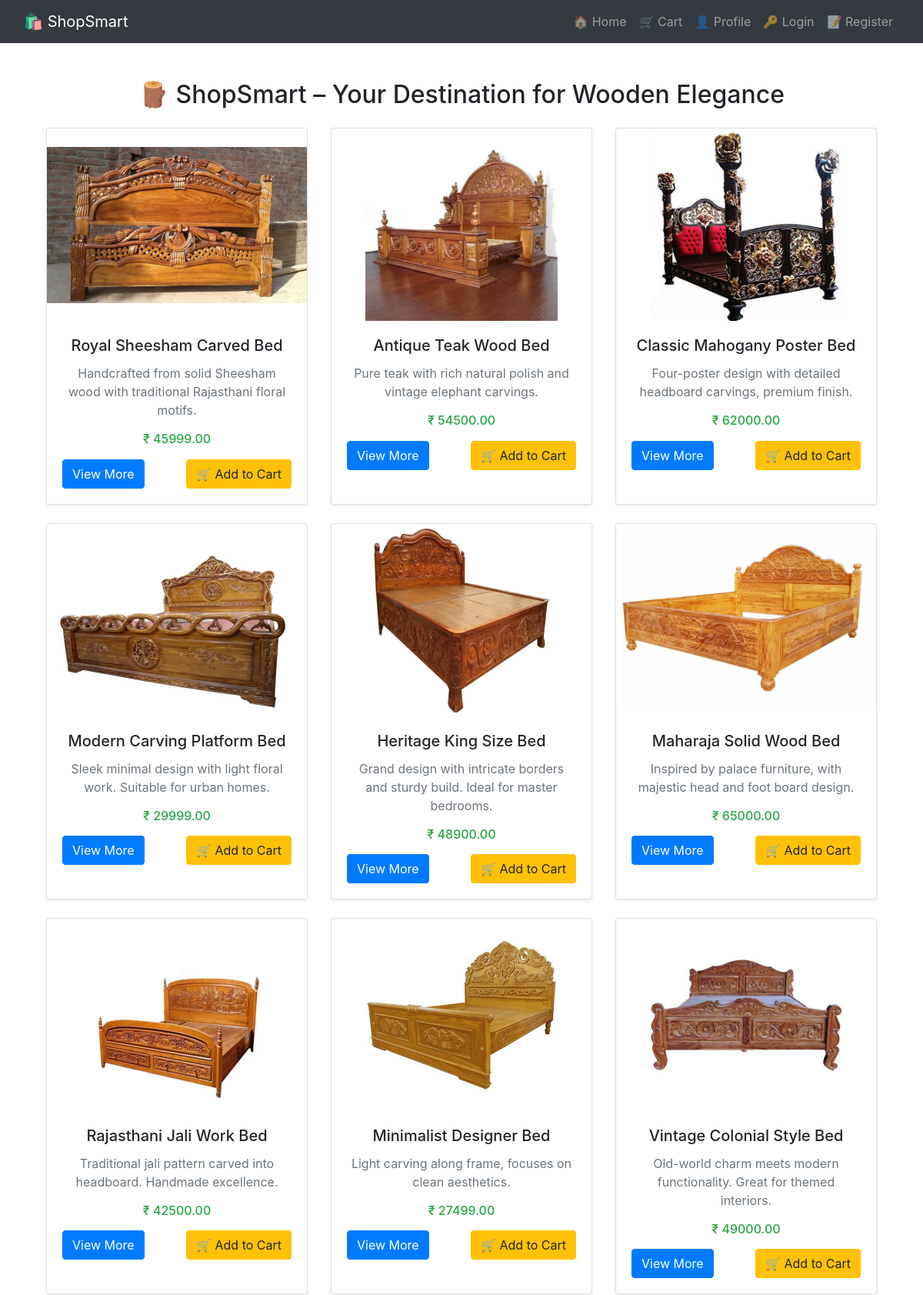
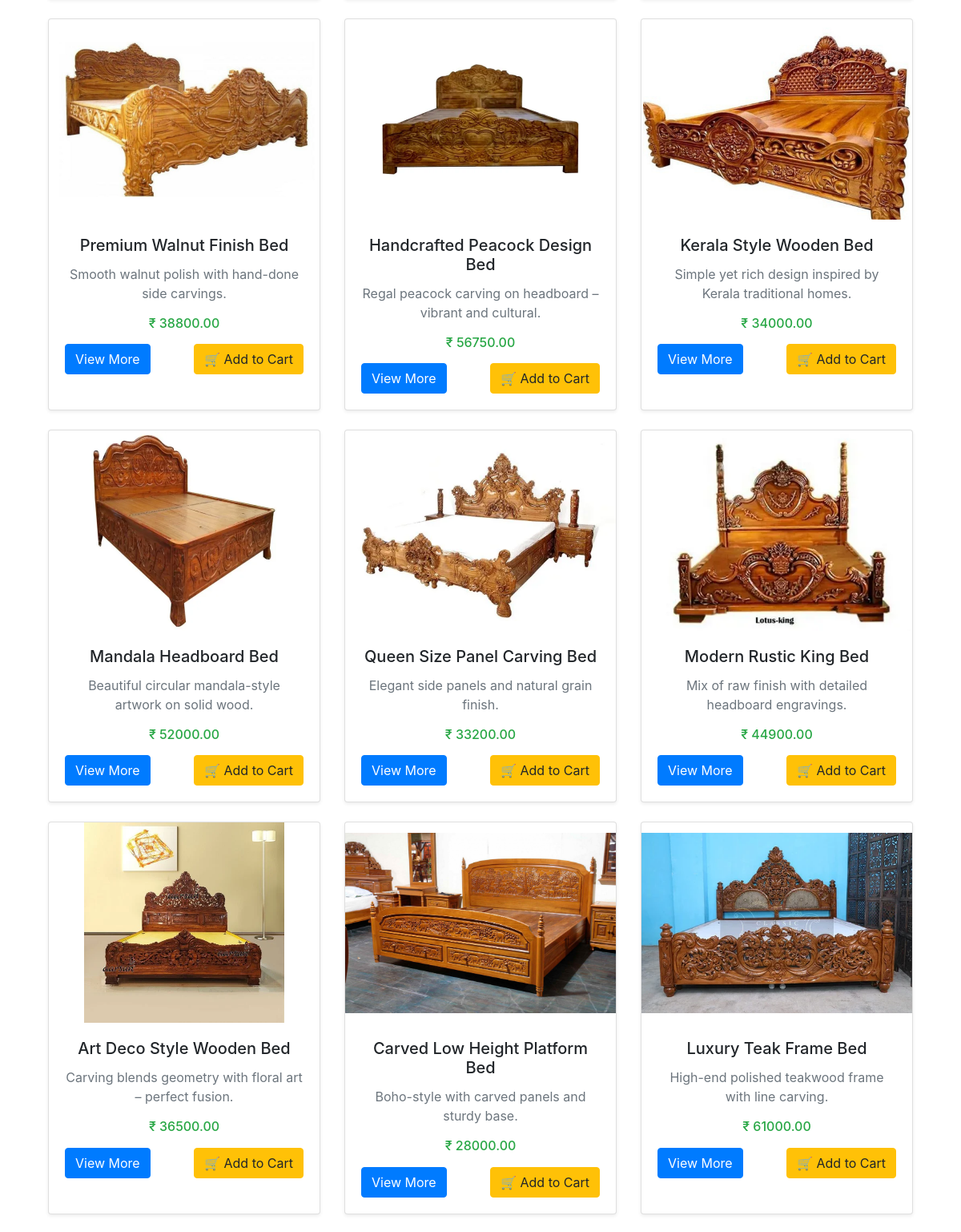
The page / (upper part) on the database its author committed (2 pictures, top to bottom).
### storeapp/models.py (models this page shows, shortened)
class Product(models.Model):
    name = models.CharField(max_length=100)
    description = models.TextField()
    price = models.DecimalField(max_digits=10, decimal_places=2)
    image = models.ImageField(upload_to='product_images/')
    created_at = models.DateTimeField(auto_now_add=True)  # ✅ Add this line

### storeapp/views.py (the view)
# urls.py: 2. Add a URL to urlpatterns:  path('', views.home, name='home')
def home(request):
    products = Product.objects.all()
    return render(request, 'store/home.html', {'products': products})

### storeapp/templates/store/home.html (shortened to what this page needs)
<!DOCTYPE html>
<html lang="en">
<head>
    <link href="https://cdn.jsdelivr.net/npm/bootstrap@5.3.2/dist/css/bootstrap.min.css" rel="stylesheet">
</head>
<body>
{% extends 'base.html' %}
{% block content %}
<div class="container mt-5">
    <h2 class="text-center mb-4">🪵 ShopSmart – Your Destination for Wooden Elegance</h2>
    <div class="row">
        {% for product in products %}
        <div class="col-md-4 mb-4">
            <div class="card h-100 shadow-sm">
                <img src="{{ product.image.url }}" class="card-img-top" alt="{{ product.name }}">
                <div class="card-body text-center">
                    <h5 class="card-title">{{ product.name }}</h5>
                    <p class="card-text text-muted">{{ product.description|truncatechars:100 }}</p>
                    <h6 class="text-success">₹ {{ product.price }}</h6>
                    <div class="d-flex justify-content-between">
                        <a href="{% url 'product_detail' product.pk %}" class="btn btn-primary mt-2">View More</a>
                        <a href="{% url 'add_to_cart' product.pk %}" class="btn btn-warning mt-2">🛒 Add to Cart</a>
                    </div>
                </div>
            </div>
        </div>
        {% empty %}
        <p class="text-center text-danger">No products available.</p>
        {% endfor %}
    </div>
</div>
{% endblock %}

### storeapp/templates/store/home.html (style rules this page uses)
.card-img-top { height: 250px; object-fit: contain; }

### rows shown on the page
Product: image (picture), name "Royal Sheesham Carved Bed", description "Handcrafted from solid Sheesham wood with traditional Rajasthani floral motifs.", price "45999.00"
Product: image (picture), name "Antique Teak Wood Bed", description "Pure teak with rich natural polish and vintage elephant carvings.", price "54500.00"
Product: image (picture), name "Classic Mahogany Poster Bed", description "Four-poster design with detailed headboard carvings, premium finish.", price "62000.00"
Product: image (picture), name "Modern Carving Platform Bed", description "Sleek minimal design with light floral work. Suitable for urban homes.", price "29999.00"
Product: image (picture), name "Heritage King Size Bed", description "Grand design with intricate borders and sturdy build. Ideal for master bedrooms.", price "48900.00"
Product: image (picture), name "Maharaja Solid Wood Bed", description "Inspired by palace furniture, with majestic head and foot board design.", price "65000.00"
Product: image (picture), name "Rajasthani Jali Work Bed", description "Traditional jali pattern carved into headboard. Handmade excellence.", price "42500.00"
Product: image (picture), name "Minimalist Designer Bed", description "Light carving along frame, focuses on clean aesthetics.", price "27499.00"
Product: image (picture), name "Vintage Colonial Style Bed", description "Old-world charm meets modern functionality. Great for themed interiors.", price "49000.00"
Product: image (picture), name "Premium Walnut Finish Bed", description "Smooth walnut polish with hand-done side carvings.", price "38800.00"
Product: image (picture), name "Handcrafted Peacock Design Bed", description "Regal peacock carving on headboard – vibrant and cultural.", price "56750.00"
Product: image (picture), name "Kerala Style Wooden Bed", description "Simple yet rich design inspired by Kerala traditional homes.", price "34000.00"
Product: image (picture), name "Mandala Headboard Bed", description "Beautiful circular mandala-style artwork on solid wood.", price "52000.00"
Product: image (picture), name "Queen Size Panel Carving Bed", description "Elegant side panels and natural grain finish.", price "33200.00"
Product: image (picture), name "Modern Rustic King Bed", description "Mix of raw finish with detailed headboard engravings.", price "44900.00"
Product: image (picture), name "Art Deco Style Wooden Bed", description "Carving blends geometry with floral art – perfect fusion.", price "36500.00"
Product: image (picture), name "Carved Low Height Platform Bed", description "Boho-style with carved panels and sturdy base.", price "28000.00"
Product: image (picture), name "Luxury Teak Frame Bed", description "High-end polished teakwood frame with line carving.", price "61000.00"
